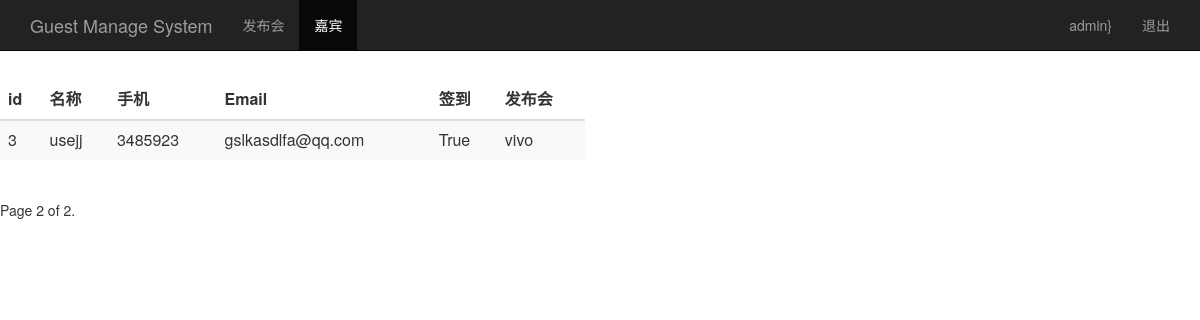
The page /guest_manage/?page=2 (signed in) on the database its author committed.
### sign/models.py (models this page shows, shortened)
class Guest(models.Model):
    event = models.ForeignKey(Event,on_delete=models.DO_NOTHING)
    realname = models.CharField(max_length=64)
    phone = models.CharField(max_length=16)
    email = models.EmailField()
    sign = models.BooleanField()
    create_time = models.DateTimeField(auto_now=True)
    class Meta:
        unique_together = ("event","phone")

class Event(models.Model):
    objects = None
    name = models.CharField(max_length=100)
    limit = models.IntegerField()
    status = models.BooleanField()
    address = models.CharField(max_length=200)
    start_time = models.DateTimeField('events time')
    create_time = models.DateTimeField(auto_now=True)
    def __str__(self):
        return self.name

### sign/views.py (the view)
# urls.py: url(r'^guest_manage/$',views.guest_manage),
@login_required
def guest_manage(request):
    username = request.session.get('user','')
    guest_list = Guest.objects.all()
    paginator = Paginator(guest_list,2)
    page = request.GET.get('page')
    try:
        contacts = paginator.page(page)
    except PageNotAnInteger:
        contacts = paginator.page(1)
    except EmptyPage:
        contacts = paginator.page(paginator.num_pages)
    return render(request,"guest_manage.html",{"user":username,"guests":contacts})

### sign/templates/guest_manage.html (shortened to what this page needs)
<html lang="zh-CN">
    <head>
        {% load bootstrap3 %}
        {% bootstrap_css %}
    </head>
    <body>
        <nav class="navbar navbar-inverse navbar-fixed-top">
            <div class="container">
                <div class="navbar-header">
                    <a class="navbar-brand" href="/event_manage/">Guest Manage System</a>
                </div>
                <div id="navbar" class="collapse navbar-collapse">
                    <ul class="nav navbar-nav">
                        <li><a href="/event_manage/">发布会</a> </li>
                        <li class="active"><a href="#">嘉宾</a> </li>
                    </ul>
                    <ul class="nav navbar-nav navbar-right">
                        <li><a href="#">{{user}}}</a> </li>
                        <li><a href="/logoout/">退出</a> </li>
                    </ul>
                </div>
            </div>
        </nav>
        <div class="row" style="padding-top: 80px;">
            <div class="col-md-6">
                <table class="table table-striped">
                    <thead>
                        <tr>
                            <th>id</th><th>名称</th><th>手机</th><th>Email</th><th>签到</th>
                            <th>发布会</th>
                        </tr>
                    </thead>
                    <tbody>
                        {% for guest in guests %}
                            <tr>
                                <td>{{guest.id}}</td>
                                <td>{{guest.realname}}</td>
                                <td>{{guest.phone}}</td>
                                <td>{{guest.email}}</td>
                                <td>{{guest.sign}}</td>
                                <td>{{guest.event}}</td>
                            </tr>
                        {% endfor %}
                    </tbody>
                </table>
            </div>
        </div>
        <div class="pagination">
            <span class="step-links">
                    <span class="current">
                        Page {{guests.number}} of {{guests.paginator.num_pages}}.
                    </span>
            </span>
        </div>
    </body>
</html>

### rows shown on the page
Guest: id "3", realname "usejj", phone "3485923", email "gslkasdlfa@qq.com", sign "True", event "vivo"

### other values the page prints
{{ user }} "admin"
{{ guests.number }} "2"
{{ guests.paginator.num_pages }} "2"
